Frame 1 (no input): blank canvas, image omitted
Frame 60 (the mouse pressed at the canvas centre just before this capture): blank canvas, image omitted
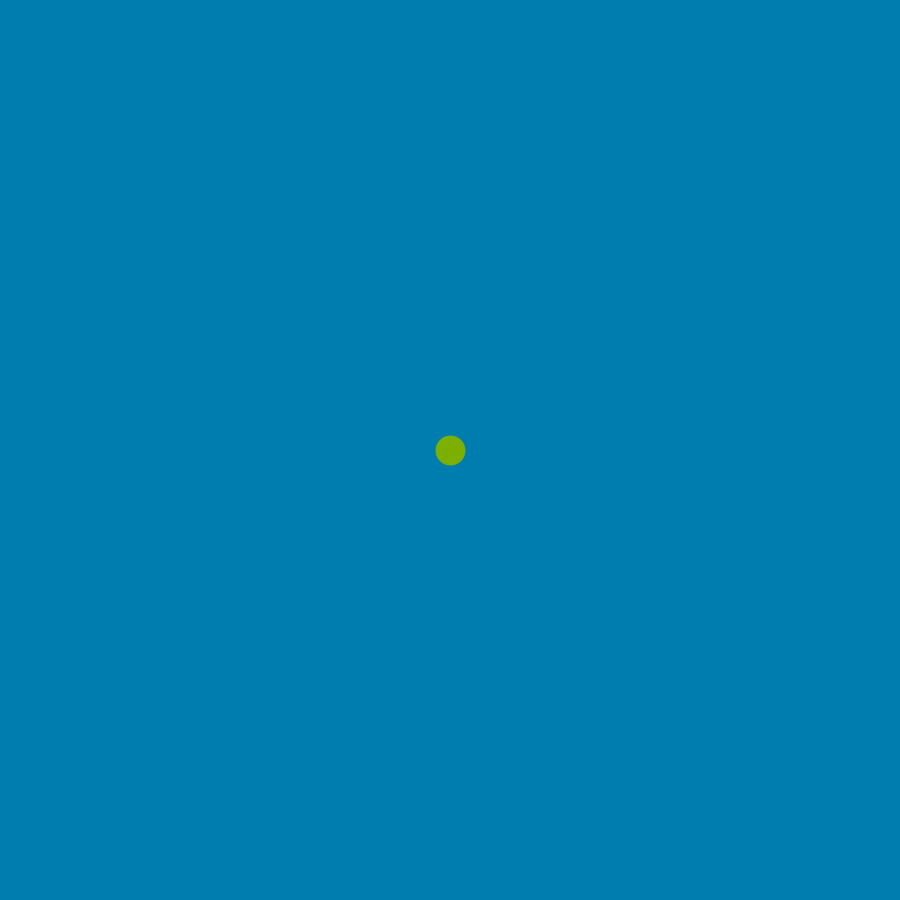
Frame 120 (the mouse held since frame 60 and released just before this capture)

The Processing sketch whose frames 1 and 60 were blank and that drew this single picture after the mouse press (run headless with seeded random() and noise(); from frame 60 on, the mouse is pressed at the canvas centre):

// Processing sketch: processing_32338
// ── processing_32338.pde

void setup(){
  println("This is setup");
  strokeWeight(30);
  smooth ();
  size(900,900);
}

void draw(){
  //println("I'm drawing");
  //println(frameCount);
  background(0,125,175);
  stroke(125,175,0);
  line(mouseX, mouseY, pmouseX , pmouseY);
}
